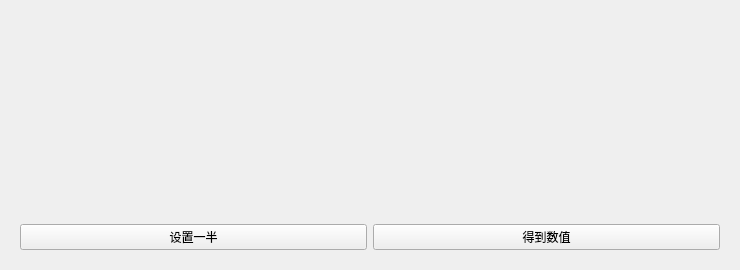
<?xml version="1.0" encoding="UTF-8"?>
<ui version="4.0">
 <class>Widget</class>
 <widget class="QWidget" name="Widget">
  <property name="geometry">
   <rect>
    <x>0</x>
    <y>0</y>
    <width>740</width>
    <height>270</height>
   </rect>
  </property>
  <property name="sizePolicy">
   <sizepolicy hsizetype="Preferred" vsizetype="Preferred">
    <horstretch>0</horstretch>
    <verstretch>0</verstretch>
   </sizepolicy>
  </property>
  <property name="minimumSize">
   <size>
    <width>740</width>
    <height>270</height>
   </size>
  </property>
  <property name="maximumSize">
   <size>
    <width>3333</width>
    <height>3333</height>
   </size>
  </property>
  <property name="windowTitle">
   <string>Widget</string>
  </property>
  <layout class="QVBoxLayout" name="verticalLayout">
   <item>
    <widget class="smallWidget" name="widget" native="true">
     <property name="sizePolicy">
      <sizepolicy hsizetype="Fixed" vsizetype="Fixed">
       <horstretch>0</horstretch>
       <verstretch>0</verstretch>
      </sizepolicy>
     </property>
     <property name="minimumSize">
      <size>
       <width>740</width>
       <height>200</height>
      </size>
     </property>
     <property name="maximumSize">
      <size>
       <width>33333</width>
       <height>33333</height>
      </size>
     </property>
    </widget>
   </item>
   <item>
    <widget class="QWidget" name="widget_2" native="true">
     <layout class="QHBoxLayout" name="horizontalLayout">
      <item>
       <widget class="QPushButton" name="pButtonSetHalf">
        <property name="text">
         <string>设置一半</string>
        </property>
       </widget>
      </item>
      <item>
       <widget class="QPushButton" name="pButtonGetData">
        <property name="text">
         <string>得到数值</string>
        </property>
       </widget>
      </item>
     </layout>
    </widget>
   </item>
  </layout>
 </widget>
 <customwidgets>
  <customwidget>
   <class>smallWidget</class>
   <extends>QWidget</extends>
   <header location="global">smallwidget.h</header>
   <container>1</container>
  </customwidget>
 </customwidgets>
 <resources/>
 <connections/>
</ui>
